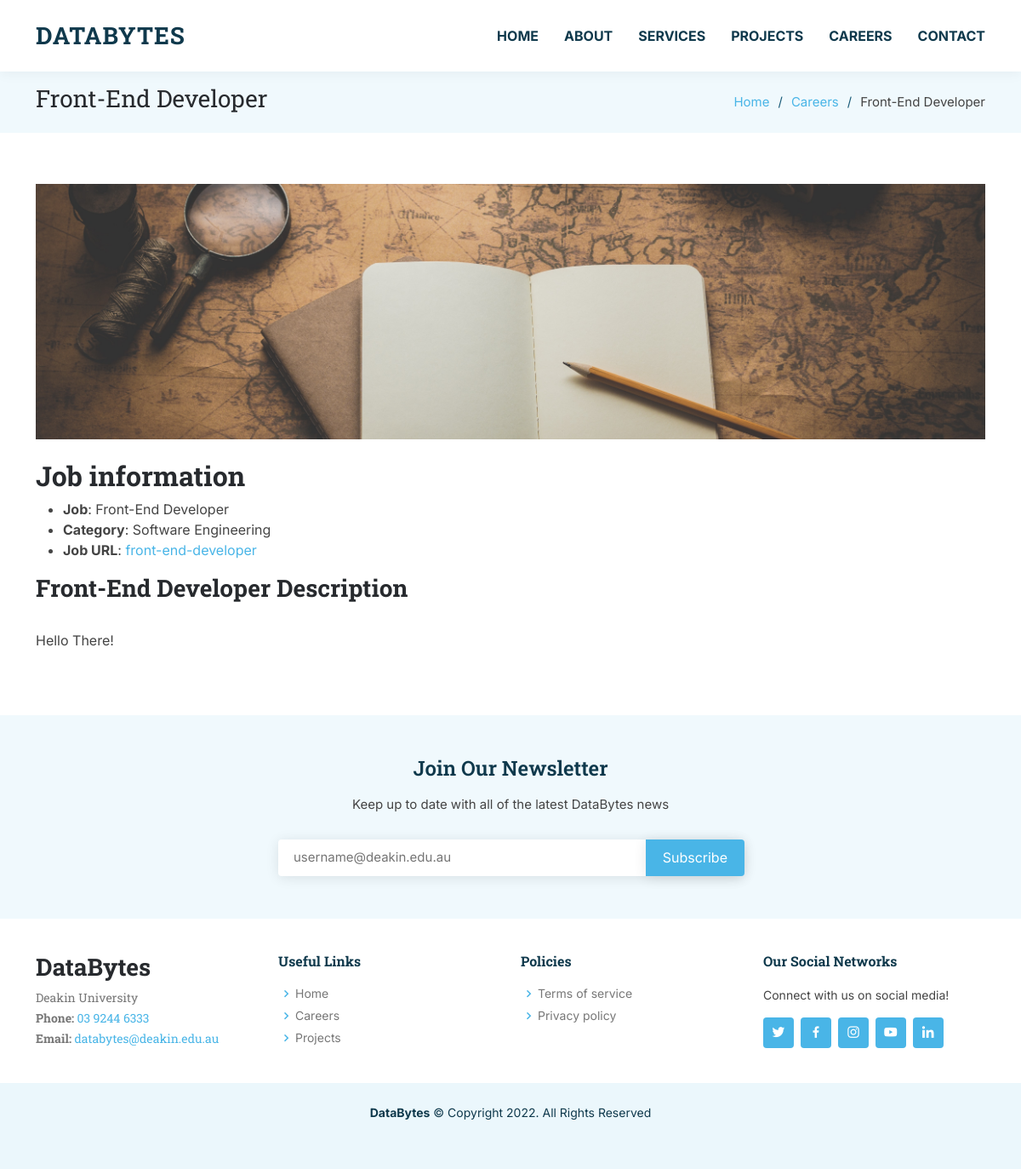
The app's page /careers/front-end-developer, older data.
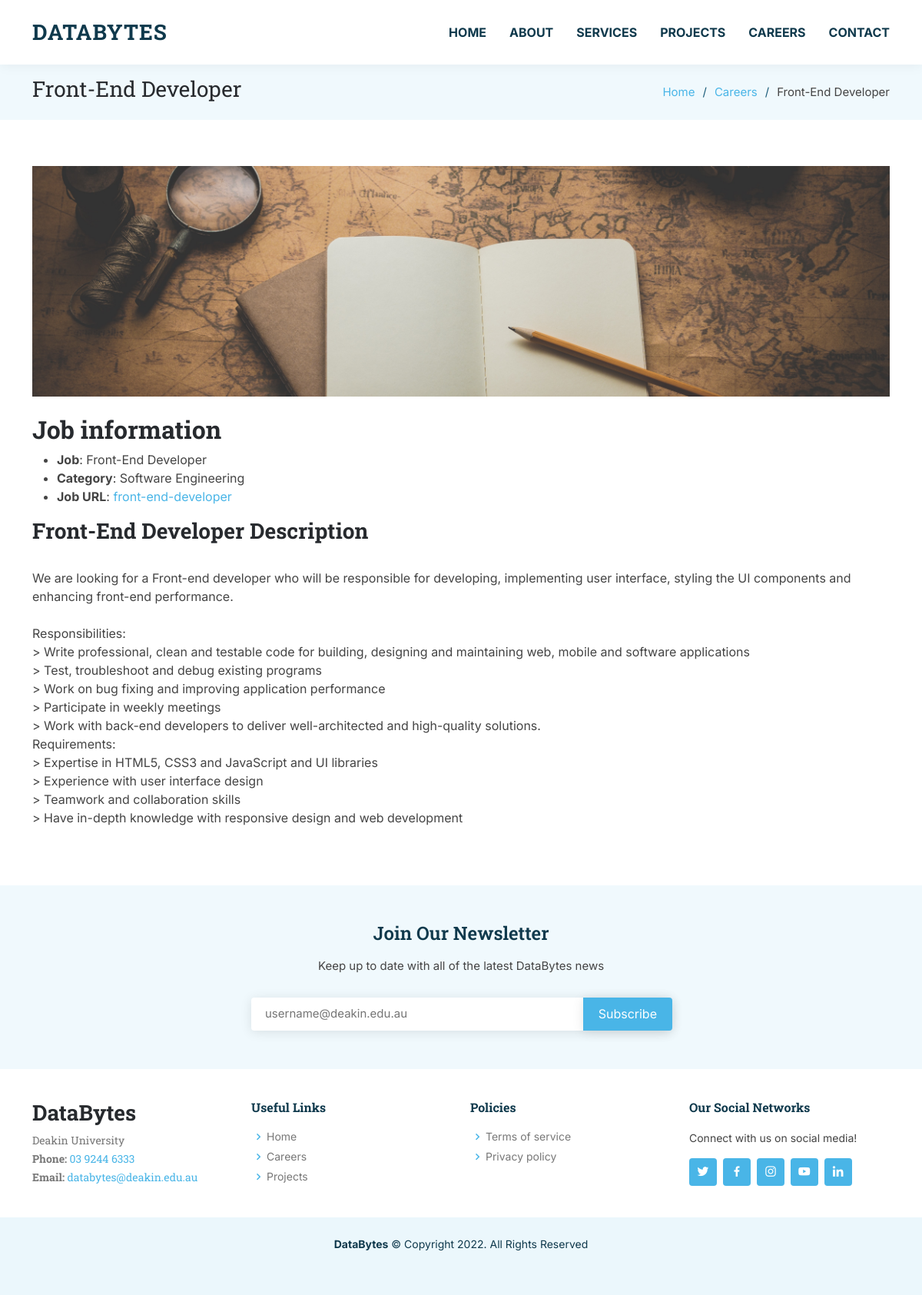
The same page, newer data.
### DBweb/models.py (models this page shows, shortened)
class Job (md.Model):
    JobID = md.AutoField(primary_key=True)
    JobName = md.CharField(max_length=64)
    JobDescription = md.TextField(max_length=1024)
    JobCategory = md.CharField(max_length=64, default='')
    ProjectID = md.ForeignKey(Project, on_delete=md.CASCADE, blank=True, null=True)
    JobURL = md.CharField(max_length=64, default=JobName) # VALIDATOR

### DBweb/views.py (the view)
# urls.py: path('careers/<str:JobURL>', views.career, name='career'),
def career(request, JobURL):
    job = Job.objects.filter(JobURL = JobURL).values()
    template = '404.html'
    for i in job:
        if i["JobURL"] == JobURL:
            template = 'career-details.html'
    context = {'job': job}
    return render(request, template, context)

### DBweb/templates/career-details.html (shortened to what this page needs)
<!DOCTYPE html>
<html lang="en">
  <head>
    {% load static %}
    <link href="{% static 'vendor/bootstrap/css/bootstrap.min.css' %}" rel="stylesheet">
    <link href="{% static 'vendor/bootstrap-icons/bootstrap-icons.css' %}" rel="stylesheet">
    <link href="{% static 'vendor/boxicons/css/boxicons.min.css' %}" rel="stylesheet">
    <link href="{% static 'vendor/glightbox/css/glightbox.min.css' %}" rel="stylesheet">
    <link href="{% static 'vendor/swiper/swiper-bundle.min.css' %}" rel="stylesheet">
    <link href="{% static 'css/style.css' %}" rel="stylesheet">
  </head>
<body>
  {% include 'navigation.html' %}
  {% block job %}
  {% for i in job %}
  <main id="main">
    <section id="breadcrumbs" class="breadcrumbs">
      <div class="container">
        <div class="d-flex justify-content-between align-items-center">
          <h2>{{i.JobName}}</h2>
          <ol>
            <li><a href="{% url 'index' %}">Home</a></li>
            <li><a href="{% url 'careers' %}">Careers</a></li>
            <li>{{i.JobName}}</li>
          </ol>
        </div>
      </div>
    </section>
    <section id="portfolio-details" class="portfolio-details">
      <div class="container">
        <div class="row gy-4">
          <div class="col-lg-12">
            <div class="portfolio-details-slider swiper">
              <div class="swiper-wrapper align-items-center">
                <div class="swiper-slide">
                      {% with i as job %}
                            <img src="{% static '' %}img/work_0{{i.JobID}}.jpg" alt="{{i.JobName}}" width="100%" style="height:300px; object-fit: cover;">
                      {% endwith %}
                </div>
              </div>
            </div>
          </div>
          <div class="col-lg-12">
            <div class="portfolio-info">
                <h2>Job information</h2>
                <ul>
                  <li><strong>Job</strong>: {{i.JobName}}</li>
                  <li><strong>Category</strong>: {{i.JobCategory}}</li>
                  <li><strong>Job URL</strong>: <a href="#"> {{i.JobURL}}</a></li>
                </ul>
            </div>
            <div class="portfolio-description">
              <h3> {{i.JobName}} Description</h3>
              <p  style="white-space: pre-line;">
                {{i.JobDescription}}
              </p>
            </div>
          </div>
        </div>
      </div>
    </section>
    {% endfor %}
    {% endblock %}
  </main>
  {% include 'footer.html' %}
</body>
</html>

Row changes from the older to the newer data that the page shows:
changed Job "Front-End Developer": JobDescription "Hello There!" → "We are looking for a Front-end developer who will be responsible for developing, implementing user interface, styling the UI components and enhancing front-end performance. Responsibilities: > Write professional, clean and testable code for building, designing and maintaining web, mobile and software applications > Test, troubleshoot and debug existing programs > Work on bug fixing and improving application performance > Participate in weekly meetings > Work with back-end developers to deliver well-architected and high-quality solutions. Requirements: > Expertise in HTML5, CSS3 and JavaScript and UI libraries > Experience with user interface design > Teamwork and collaboration skills > Have…"
